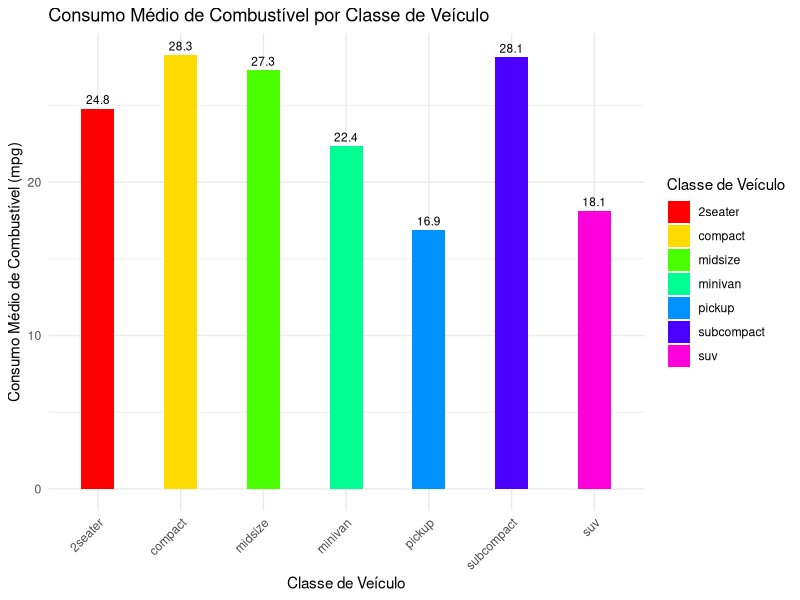

This chart was generated by the following R code:
# Carregar o pacote ggplot2
library(ggplot2)

# Carregar o conjunto de dados mpg
data(mpg)

# Calcular o consumo médio de combustível na cidade e na estrada por classe de veículo
consumo_medio <- aggregate(cbind(cty, hwy) ~ class, data = mpg, FUN = mean)

# Ordenar as classes de veículo pelo consumo médio na cidade
consumo_medio <- consumo_medio[order(consumo_medio$cty), ]

# Criar o gráfico de barras com cores coloridas e rótulos de valor
ggplot(data = consumo_medio, aes(x = class)) +
  geom_bar(aes(y = cty, fill = class), stat = "identity", width = 0.4) +
  geom_text(aes(y = cty, label = round(cty, 1)), vjust = -0.5, size = 3, color = "black") +  # Rótulos para cty
  geom_bar(aes(y = hwy, fill = class), stat = "identity", width = 0.4) +
  geom_text(aes(y = hwy, label = round(hwy, 1)), vjust = -0.5, size = 3, color = "black") +  # Rótulos para hwy
  labs(title = "Consumo Médio de Combustível por Classe de Veículo",
       x = "Classe de Veículo",
       y = "Consumo Médio de Combustível (mpg)",
       fill = "Classe de Veículo") +
  scale_fill_manual(values = rainbow(nrow(consumo_medio))) +  # Usar cores do arco-íris
  theme_minimal() +
  theme(axis.text.x = element_text(angle = 45, hjust = 1))
